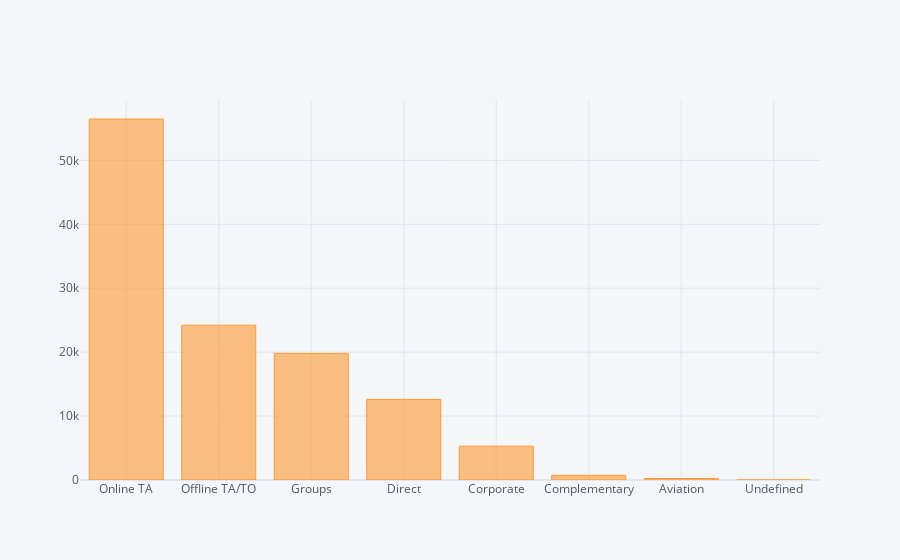

The notebook cell saved with this chart:
### Code cell
data.market_segment.value_counts().sort_values(ascending=False).iplot(kind="bar")

### Figure 1 — Plotly figure (JSON) as saved in the notebook; plotly's stock layout.template omitted (floating-point values rounded to 4 significant figures)
{"data": [{"marker": {"color": "rgba(255, 153, 51, 0.6)", "line": {"color": "rgba(255, 153, 51, 1.0)", "width": 1}}, "name": "market_segment", "orientation": "v", "text": "", "type": "bar", "x": ["Online TA", "Offline TA/TO", "Groups", "Direct", "Corporate", "Complementary", "Aviation", "Undefined"], "y": [56477, 24219, 19811, 12606, 5295, 743, 237, 2]}], "layout": {"legend": {"bgcolor": "#F5F6F9", "font": {"color": "#4D5663"}}, "paper_bgcolor": "#F5F6F9", "plot_bgcolor": "#F5F6F9", "title": {"font": {"color": "#4D5663"}}, "xaxis": {"gridcolor": "#E1E5ED", "showgrid": true, "tickfont": {"color": "#4D5663"}, "title": {"font": {"color": "#4D5663"}, "text": ""}, "zerolinecolor": "#E1E5ED"}, "yaxis": {"gridcolor": "#E1E5ED", "showgrid": true, "tickfont": {"color": "#4D5663"}, "title": {"font": {"color": "#4D5663"}, "text": ""}, "zerolinecolor": "#E1E5ED"}}}
